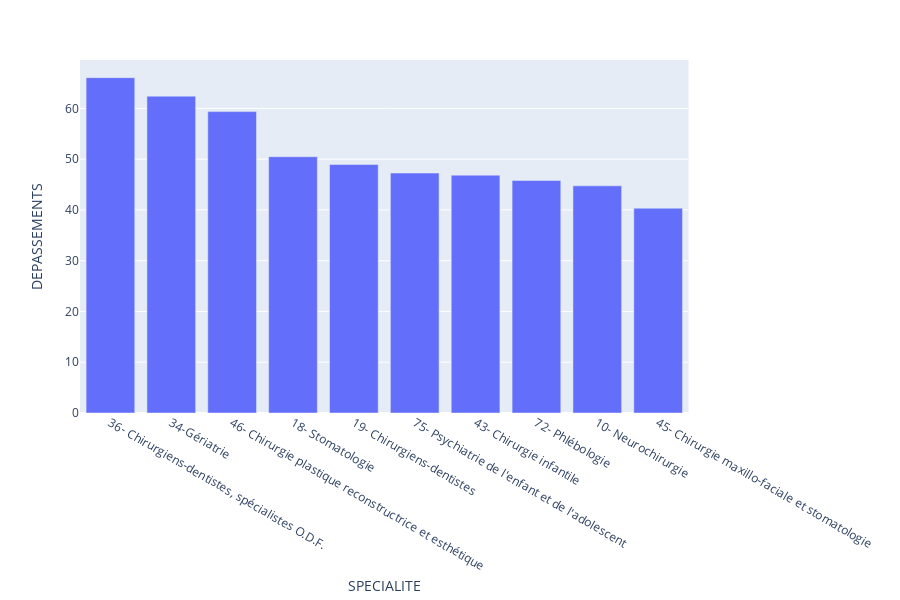

Write notebook code for a chart like this one.
### Markdown cell above
## TOP 10

### Code cell
fig = px.bar(df_spe_rate_sorted.head(10).reset_index(), x='SPECIALITE', y='DEPASSEMENTS')
fig.show()

### Figure 1 — Plotly figure (JSON) as saved in the notebook; plotly's stock layout.template omitted (floating-point values rounded to 4 significant figures)
{"data": [{"alignmentgroup": "True", "hoverlabel": {"namelength": 0}, "hovertemplate": "SPECIALITE=%{x}<br>DEPASSEMENTS=%{y}", "legendgroup": "", "marker": {"color": "#636efa"}, "name": "", "offsetgroup": "", "orientation": "v", "showlegend": false, "textposition": "auto", "type": "bar", "x": ["36- Chirurgiens-dentistes, spécialistes O.D.F.", "34-Gériatrie", "46- Chirurgie plastique reconstructrice et esthétique", "18- Stomatologie", "19- Chirurgiens-dentistes", "75- Psychiatrie de l'enfant et de l'adolescent", "43- Chirurgie infantile", "72- Phlébologie", "10- Neurochirurgie", "45- Chirurgie maxillo-faciale et stomatologie"], "xaxis": "x", "y": [66.06, 62.41, 59.37, 50.48, 48.94, 47.27, 46.85, 45.8, 44.75, 40.34], "yaxis": "y"}], "layout": {"barmode": "relative", "height": 600, "legend": {"tracegroupgap": 0}, "margin": {"t": 60}, "xaxis": {"anchor": "y", "domain": [0, 0.98], "title": {"text": "SPECIALITE"}}, "yaxis": {"anchor": "x", "domain": [0, 1], "title": {"text": "DEPASSEMENTS"}}}}
